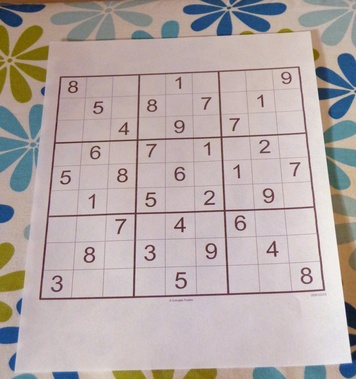
#> input picture Data/sudoku.jpg, 356 x 379 px, shrunk from 962 x 1024 before the run, found by its file name
$ jupyter execute Image_Proceesing_Part_II.ipynb   (shell and % lines are left out)   (older library calls are emulated)
#> lines starting #> are read from the running program, lines starting #| are printed output that depends on the picture; after the words box and inside, x2 and y2 are one past the last pixel; in counts of white or black regions, pixels touching at a corner belong together
# Gradients

An image gradient is a directional change in the intensity or color in an image. <br>

[cell 1]
import cv2
import numpy as np
import matplotlib.pyplot as plt

[cell 2]
img = cv2.imread('DATA/sudoku.jpg',0)
#> img: shape (379, 356); min 22, max 247, mean 172.7
def display_img(img):
    fig = plt.figure(figsize=(12,10))
    ax = fig.add_subplot(111)
    ax.imshow(img,cmap='gray')
display_img(img)

## Sobel Gradient

The Sobel operator performs a 2-D spatial gradient measurement on an image.

Gx = \begin{bmatrix}
-1 & 0 & +1\\
 -2& 0 & +2\\
 -1& 0 & +1
\end{bmatrix}
Gy =\begin{bmatrix}
-1 & -2 & -1\\
 0& 0 & 0\\
 +1& +2 & +1
\end{bmatrix}

[cell 3]
sobelx = cv2.Sobel(img,cv2.CV_64F,1,0,ksize=5)
sobely = cv2.Sobel(img,cv2.CV_64F,0,1,ksize=5)

[cell 4]
fig = plt.figure(figsize=(12,10))
plt.subplot(2,2,1),plt.imshow(sobelx,cmap = 'gray'),plt.title('Original')
plt.subplot(2,2,2),plt.imshow(sobely,cmap = 'gray'),plt.title('sobely')

## Blending Sobels

[cell 5]
blended = cv2.addWeighted(src1=sobelx,alpha=0.5,src2=sobely,beta=0.5,gamma=0)

[cell 6]
display_img(blended)

[cell 7]
kernel = np.ones((4,4),np.uint8)
fig = plt.figure(figsize=(12,10))
gradient = cv2.morphologyEx(blended,cv2.MORPH_GRADIENT,kernel)
ret,th1 = cv2.threshold(blended,100,255,cv2.THRESH_BINARY)
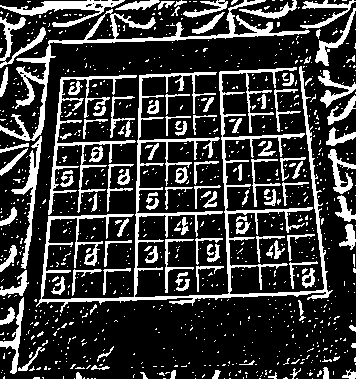
#> th1: shape (379, 356) float64; 22.5% white; 994 white regions (872 under 20 px), largest, box (x1, y1, x2, y2) and area: (36, 66, 333, 313) 7811, (0, 0, 310, 141) 3022, (48, 75, 137, 215) 1705
ret2,th2 = cv2.threshold(blended,100,255,cv2.THRESH_BINARY_INV)
plt.subplot(2,2,1),plt.imshow(gradient,cmap = 'gray'),plt.title('Gradiant')
plt.subplot(2,2,2),plt.imshow(th1,cmap = 'gray'),plt.title('Binary')
plt.subplot(2,2,3),plt.imshow(th2,cmap = 'gray'),plt.title('Binary Inverse')

## Laplacian Derivatives

 The Laplacian of an image highlights regions of rapid intensity change and is therefore often. used for edge detection

 The Laplacian is often applied to an image that has first been smoothed with something approximating a Gaussian smoothing filter in order to reduce its sensitivity to noise.

Common Laplacian = \begin{bmatrix}
  0 & -1 & 0\\
 -1& 4 & -1\\
 0& -1 & 0
\end{bmatrix}

[cell 8]
laplacian = cv2.Laplacian(img,cv2.CV_64F)
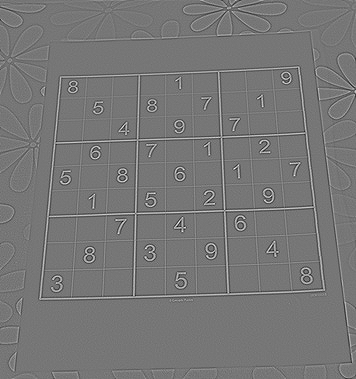
#> laplacian: shape (379, 356) float64; min -269, max 308, mean 0; drawn with min black and max white
display_img(laplacian)

---

---

# Image Histogram

Image histograms shows frequency of pixels intensity values. In an image histogram, the x axis shows the gray(R,G,B) level intensities and the y axis shows the frequency of these intensities.

[cell 9]
dark_horse = cv2.imread('DATA/horse.jpg')
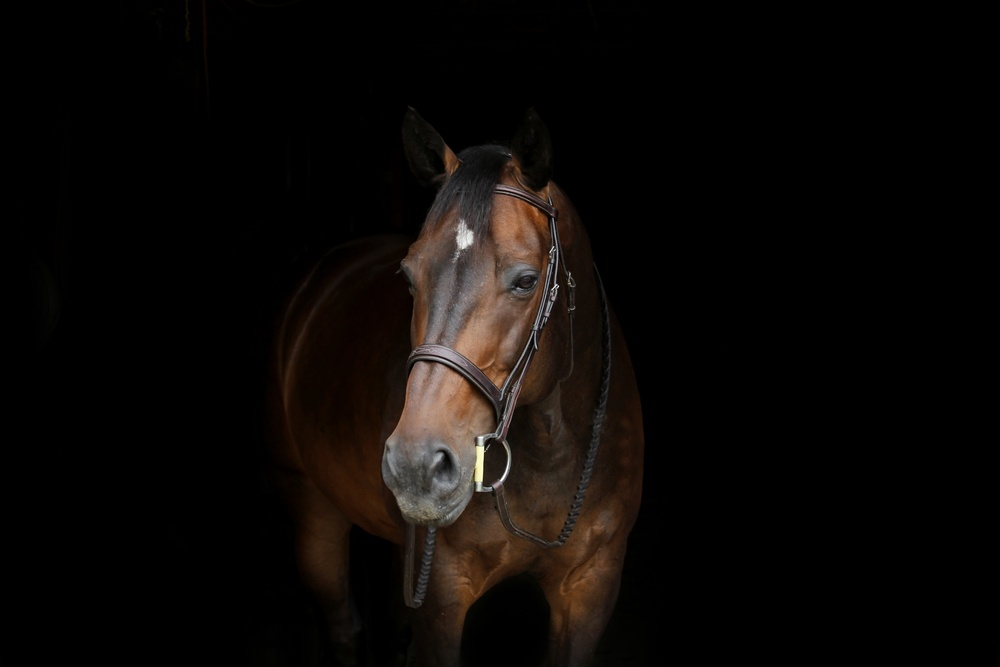
#> input picture Data/horse.jpg, 1000 x 667 px, shrunk from 2700 x 1800 before the run, found by its file name
#> dark_horse is the input picture: shape (667, 1000, 3); mean B, G, R 6.9, 8.9, 12
show_horse = cv2.cvtColor(dark_horse, cv2.COLOR_BGR2RGB)

rainbow = cv2.imread('DATA/rainbow.jpg')
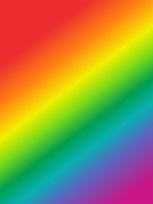
#> input picture Data/rainbow.jpg, 153 x 204 px, shrunk from 413 x 550 before the run, found by its file name
#> rainbow is the input picture: shape (204, 153, 3); mean B, G, R 72.8, 142.3, 152.3
show_rainbow =cv2.cvtColor(rainbow, cv2.COLOR_BGR2RGB)

blue_bricks = cv2.imread('DATA/bricks.jpg')
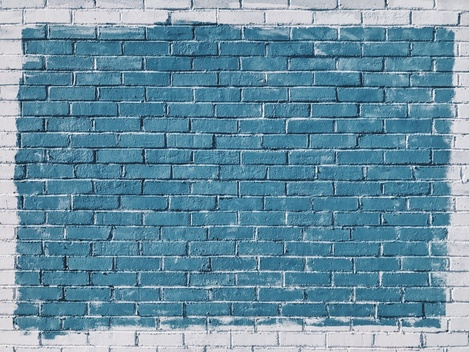
#> input picture Data/bricks.jpg, 469 x 352 px, shrunk from 1267 x 950 before the run, found by its file name
#> blue_bricks is the input picture: shape (352, 469, 3); mean B, G, R 163.5, 144, 105
show_bricks = cv2.cvtColor(blue_bricks, cv2.COLOR_BGR2RGB)

[cell 10]
fig = plt.figure(figsize=(12,12))
plt.subplot(2,2,1),plt.imshow(show_horse),plt.title('Horse')
plt.subplot(2,2,2),plt.imshow(show_rainbow),plt.title('Rainbow')
plt.subplot(2,2,3),plt.imshow(show_bricks),plt.title('Bricks')
plt.show()

### OpenCV Histogram

**cv2.calcHist(images, channels, mask, histSize, ranges[, hist[, accumulate]])**

* images : it is the source image of type uint8 or float32. it should be given in square brackets, ie, “[img]”.
* channels : it is also given in square brackets. It is the index of channel for which we calculate histogram. For example, if input is grayscale image, its value is [0]. For color image, you can pass [0], [1] or [2] to calculate histogram of blue, green or red channel respectively.
* mask : mask image. To find histogram of full image, it is given as “None”. But if you want to find histogram of particular region of image, you have to create a mask image for that and give it as mask. (I will show an example later.)
* histSize : this represents our BIN count. Need to be given in square brackets. For full scale, we pass [256].
* ranges : this is our RANGE. Normally, it is [0,256].

[cell 11]
fig = plt.figure(figsize=(12,12))
hist_values_blue = cv2.calcHist([blue_bricks],channels=[0],mask=None,histSize=[256],ranges=[0,256])
#> hist_values_blue = 256 values, max 3347 at index 150, min 0 at index 0, mean 644.9
hist_values_dark = cv2.calcHist([dark_horse],channels=[0],mask=None,histSize=[256],ranges=[0,256])
#> hist_values_dark = 256 values, max 510677 at index 0, min 0 at index 235, mean 2605.5

# Channel 0 = blue

plt.subplot(2,2,1),plt.imshow(show_horse),plt.title('Horse')
plt.subplot(2,2,2),plt.imshow(show_bricks),plt.title('Bricks')
plt.subplot(2,2,3),plt.plot(hist_values_dark),plt.title('Blue Brick')
plt.subplot(2,2,4),plt.plot(hist_values_blue),plt.title('Horse')

plt.show()
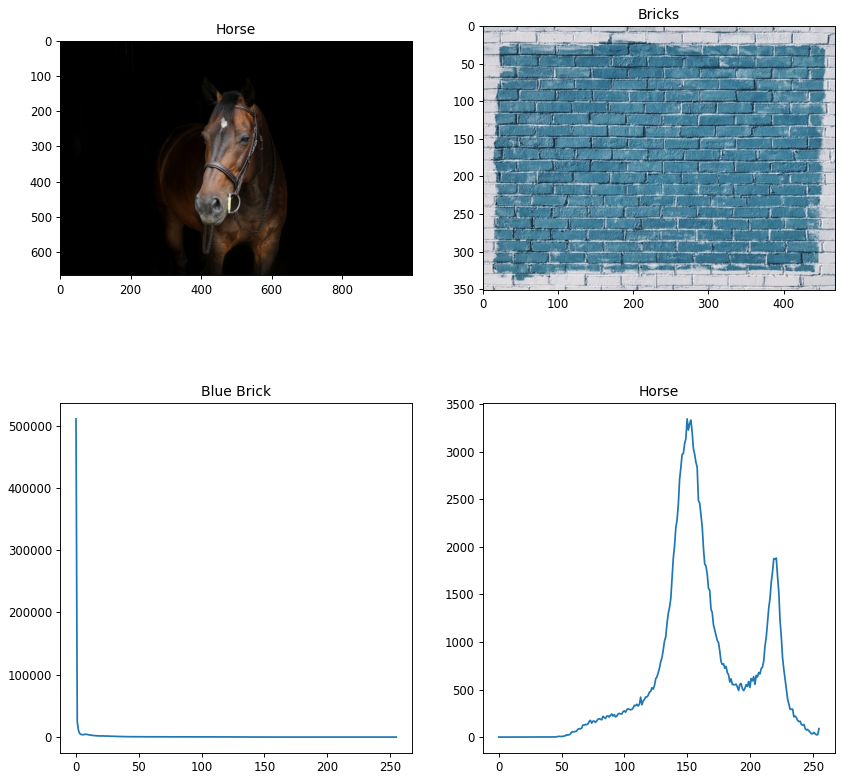
#> figure drawn by matplotlib, 4 panels; panel 3: curve peaks at x = 0, y = 510677; panel 4: curve peaks at x = 150, y = 3347

## Plotting 3 Color Histograms

[cell 12]
img = dark_horse
fig = plt.figure(figsize=(12,12))
im = [dark_horse,blue_bricks,rainbow]
im_name = ['Horse','Blue_bricks','Rainbow']
n=1
color = ('b','g','r')
for t in im:
    plt.subplot(2,2,n)

    for i,col in enumerate(color):
        histr = cv2.calcHist([t],[i],None,[256],[0,256])
        plt.plot(histr,color = col)
        plt.xlim([0,256])
        plt.title(im_name[n-1])
    n+=1
#> this loop made 3 passes
#> after the loop, n = 4
plt.show()
#> figure, not shown here; panel 1: curve peaks at x = 0, y = 510677; panel 1: curve peaks at x = 0, y = 493410; panel 1: curve peaks at x = 0, y = 489779; panel 2: curve peaks at x = 150, y = 3347

---

---

# Histogram Equalization

Histogram equalization is a method in image processing of contrast adjustment using the image's histogram.

### For Grayscale

[cell 13]
gorilla = cv2.imread('DATA/gorilla.jpg',0)
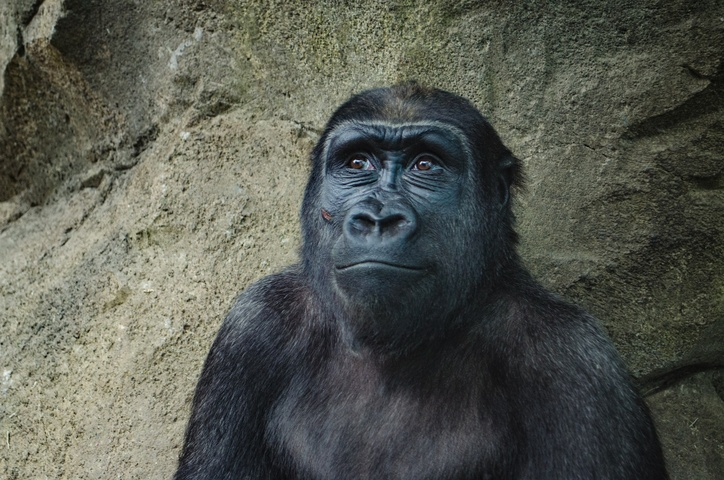
#> input picture Data/gorilla.jpg, 724 x 480 px, shrunk from 1955 x 1295 before the run, found by its file name
#> gorilla: shape (480, 724); min 1, max 241, mean 87.1
hist_values_normal = cv2.calcHist([gorilla],channels=[0],mask=None,histSize=[256],ranges=[0,256])
#> hist_values_normal = 256 values, max 3440 at index 37, min 0 at index 0, mean 1357.5

[cell 14]
eq_gorilla = cv2.equalizeHist(gorilla)
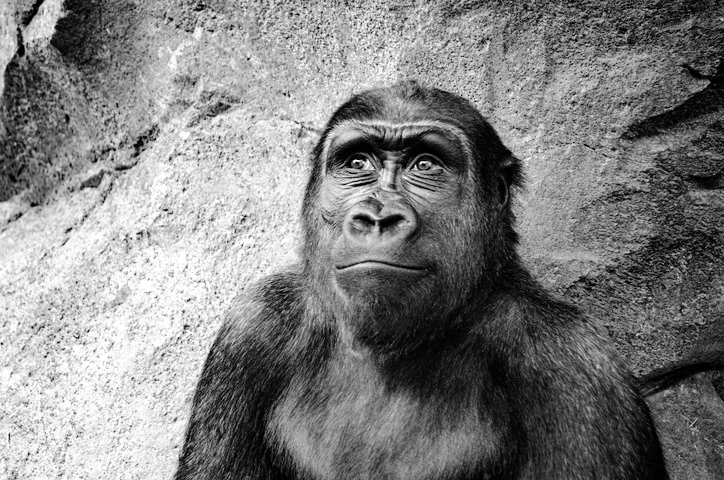
#> eq_gorilla: shape (480, 724); min 0, max 255, mean 128.4
hist_values_eq = cv2.calcHist([eq_gorilla],channels=[0],mask=None,histSize=[256],ranges=[0,256])
#> hist_values_eq = 256 values, max 3440 at index 41, min 0 at index 4, mean 1357.5

[cell 15]
fig = plt.figure(figsize=(12,12))
plt.subplot(2,2,1),plt.imshow(gorilla,cmap='gray'),plt.title('Normal')
plt.subplot(2,2,2),plt.imshow(eq_gorilla,cmap='gray'),plt.title('Equalized')
plt.subplot(2,2,3),plt.plot(hist_values_normal),plt.title('Normal Hist')
plt.subplot(2,2,4),plt.plot(hist_values_eq),plt.title('Equalized')
plt.show()
#> figure, not shown here; panel 3: curve peaks at x = 37, y = 3440; panel 4: curve peaks at x = 41, y = 3440

## For Color

[cell 16]
color_gorilla = cv2.imread('DATA/gorilla.jpg')
#> color_gorilla is the input picture: shape (480, 724, 3); mean B, G, R 80.4, 88.9, 86
show_gorilla = cv2.cvtColor(color_gorilla,cv2.COLOR_BGR2RGB)
# Convert to HSV colorspace
hsv = cv2.cvtColor(color_gorilla, cv2.COLOR_BGR2HSV)
#> hsv: shape (480, 724, 3); mean H, S, V 58.8, 46.3, 91.5

[cell 17]
hsv[:,:,2] = cv2.equalizeHist(hsv[:,:,2])
#> hsv: shape (480, 724, 3); mean H, S, V 58.8, 46.3, 128.3
eq_color_gorilla = cv2.cvtColor(hsv, cv2.COLOR_HSV2RGB)
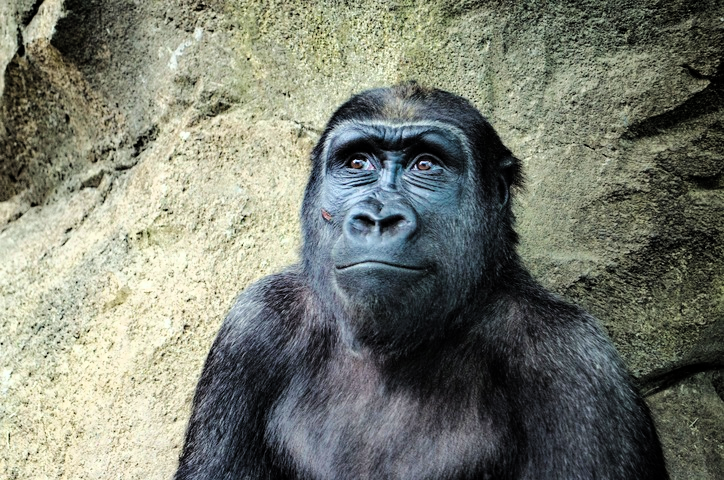
#> eq_color_gorilla: shape (480, 724, 3); mean R, G, B 120.5, 124.5, 112.3
hi1 = cv2.calcHist([color_gorilla],channels=[1],mask=None,histSize=[256],ranges=[0,256])
#> hi1 = 256 values, max 3387 at index 37, min 0 at index 0, mean 1357.5
hi2 = cv2.calcHist([eq_color_gorilla],channels=[1],mask=None,histSize=[256],ranges=[0,256])
#> hi2 = 256 values, max 2355 at index 73, min 277 at index 255, mean 1357.5

[cell 18]
fig = plt.figure(figsize=(12,12))
plt.subplot(2,2,1),plt.imshow(show_gorilla),plt.title('Normal')
plt.subplot(2,2,2),plt.imshow(eq_color_gorilla),plt.title('Equalized')
plt.subplot(2,2,3),plt.plot(hi1),plt.title('Normal Hist')
plt.subplot(2,2,4),plt.plot(hi2),plt.title('Equalized')
plt.show()
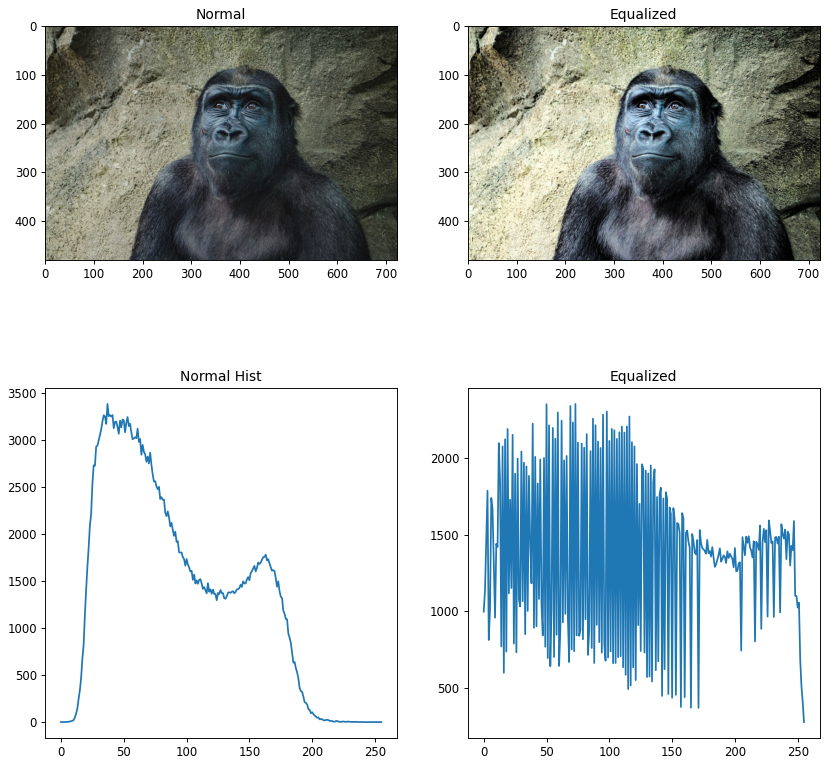
#> figure drawn by matplotlib, 4 panels; panel 3: curve peaks at x = 37, y = 3387; panel 4: curve peaks at x = 73, y = 2355
